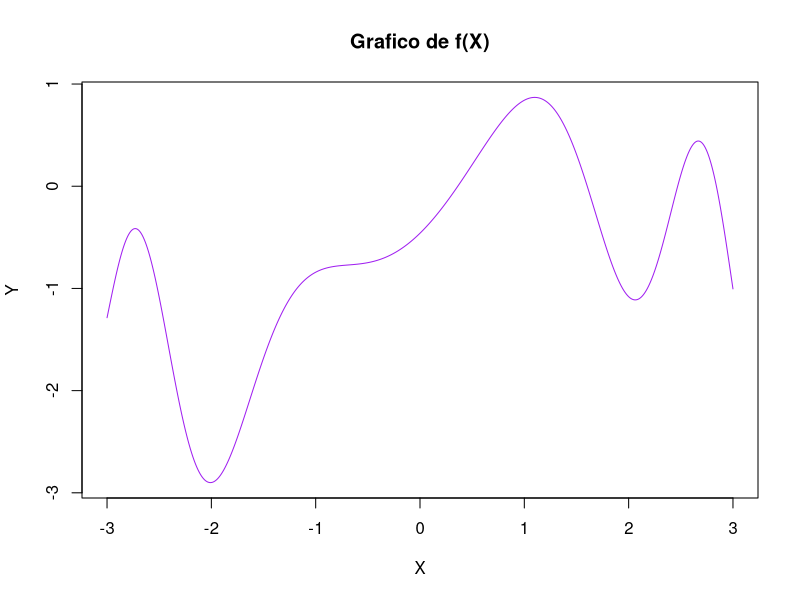

Source code (R):
 #        == Método de la Secante == 

# Valores iniciales
x0=1; xant=0;error=0;
# Error permitido (delta)
delt=0.00000001;
# Número de máximo iteraciones 
n=50

# Función para encontrar si raíz
f=function(x) sin(x)+cos(1-x**2)-1

plot(f,-3,3,
     lwd=1,
     main="Grafico de f(X)",
     col="purple",
     xlab="X",
     ylab="Y",
     axes=TRUE,
     n=1000)

# Cálculos usando el método
for (i in 1:n) {
  numera=f(x0)*(xant-x0)
  denomi=f(xant)-f(x0)
  x1=x0-(numera/denomi)
  print(c(i, x0, xant, x1)); error=abs(x1-x0)
  if (error<delt){
    print(" ")
    cat("La solución converge en ",i , "iteraciones. raíz= ", x1);
    break()}
  x0=x1}

print("Máximo número de iteraciones alcanzada !!!")
